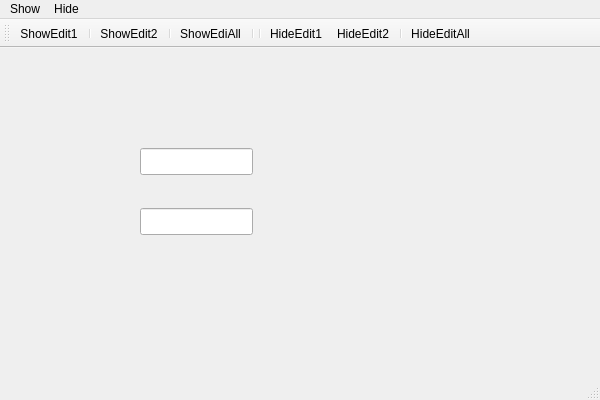
<?xml version="1.0" encoding="UTF-8"?>
<ui version="4.0">
 <class>MainWindow</class>
 <widget class="QMainWindow" name="MainWindow">
  <property name="geometry">
   <rect>
    <x>0</x>
    <y>0</y>
    <width>600</width>
    <height>400</height>
   </rect>
  </property>
  <property name="windowTitle">
   <string>Визуализация и сокрытие редакторов</string>
  </property>
  <widget class="QWidget" name="centralWidget">
   <widget class="QLineEdit" name="Edit1">
    <property name="geometry">
     <rect>
      <x>140</x>
      <y>100</y>
      <width>113</width>
      <height>27</height>
     </rect>
    </property>
   </widget>
   <widget class="QLineEdit" name="Edit2">
    <property name="geometry">
     <rect>
      <x>140</x>
      <y>160</y>
      <width>113</width>
      <height>27</height>
     </rect>
    </property>
   </widget>
  </widget>
  <widget class="QMenuBar" name="menuBar">
   <property name="geometry">
    <rect>
     <x>0</x>
     <y>0</y>
     <width>600</width>
     <height>25</height>
    </rect>
   </property>
   <widget class="QMenu" name="menuShow">
    <property name="title">
     <string>Show</string>
    </property>
    <addaction name="actionShowEdit1"/>
    <addaction name="actionShowEdit2"/>
    <addaction name="actionShowEdiAll"/>
   </widget>
   <widget class="QMenu" name="menuHide">
    <property name="title">
     <string>Hide</string>
    </property>
    <addaction name="actionHideEdit1"/>
    <addaction name="actionHideEdit2"/>
    <addaction name="actionHideEditAll"/>
   </widget>
   <addaction name="menuShow"/>
   <addaction name="menuHide"/>
  </widget>
  <widget class="QToolBar" name="mainToolBar">
   <attribute name="toolBarArea">
    <enum>TopToolBarArea</enum>
   </attribute>
   <attribute name="toolBarBreak">
    <bool>false</bool>
   </attribute>
   <addaction name="actionShowEdit1"/>
   <addaction name="separator"/>
   <addaction name="actionShowEdit2"/>
   <addaction name="separator"/>
   <addaction name="actionShowEdiAll"/>
   <addaction name="separator"/>
   <addaction name="separator"/>
   <addaction name="actionHideEdit1"/>
   <addaction name="actionHideEdit2"/>
   <addaction name="separator"/>
   <addaction name="actionHideEditAll"/>
  </widget>
  <widget class="QStatusBar" name="statusBar"/>
  <action name="actionShowEdit1">
   <property name="text">
    <string>ShowEdit1</string>
   </property>
   <property name="toolTip">
    <string>Показать верхний редактор
</string>
   </property>
  </action>
  <action name="actionShowEdit2">
   <property name="text">
    <string>ShowEdit2</string>
   </property>
  </action>
  <action name="actionShowEdiAll">
   <property name="text">
    <string>ShowEdiAll</string>
   </property>
  </action>
  <action name="actionHideEdit1">
   <property name="text">
    <string>HideEdit1</string>
   </property>
  </action>
  <action name="actionHideEdit2">
   <property name="text">
    <string>HideEdit2</string>
   </property>
  </action>
  <action name="actionHideEditAll">
   <property name="text">
    <string>HideEditAll</string>
   </property>
  </action>
 </widget>
 <layoutdefault spacing="6" margin="11"/>
 <resources/>
 <connections/>
</ui>
